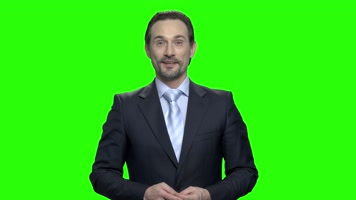
//> input picture Grabcut/lvbu.jpg, 356 x 200 px
$ ./Grabcut   (built with g++ and OpenCV 4)
//> lines starting //> are read from the running program, lines starting //| are printed output that depends on the picture; after the words box and inside, x2 and y2 are one past the last pixel; in counts of white or black regions, pixels touching at a corner belong together
#include <stdio.h>
#include <opencv2/opencv.hpp>
#include <vector>


using namespace cv;
using namespace std;


int main(int argc, char** argv )
{
    //
    Mat srcImg = imread("../lvbu.jpg");
//> srcImg is the input picture: 200 rows x 356 cols, CV_8UC3; mean B, G, R 26.1, 203.5, 48.1
    Mat mask, bgModel, fgModel;
    Rect rect(Point(90, 0), Point(srcImg.cols - 95, srcImg.rows));
//> rect = Rect(90, 0, 171, 200)
    // 扣人像区域时， 训练的轮数， 越多越准确
    int times = 10;
    grabCut(srcImg, mask, rect, bgModel, fgModel, times, GC_INIT_WITH_RECT);
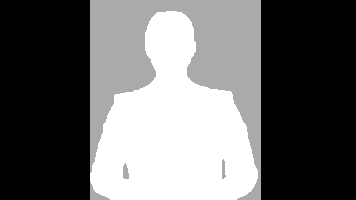
//> mask: 200 rows x 356 cols, CV_8UC1; min 0, max 3, mean 1.23; drawn with min black and max white
//> bgModel = 65 values, max 914.8 at index 33, min -1.82e-12 at index 25, mean 111; fgModel = 65 values, max 2376 at index 28, min 0 at index 1, mean 581.2

    rectangle(srcImg, rect, Scalar(255), 2, 8);
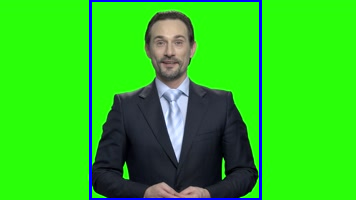
//> srcImg: 200 rows x 356 cols, CV_8UC3; 2.62% of pixels changed, all inside (x1, y1, x2, y2) = (89, 0, 262, 200)
    // imshow("src", srcImg);
    // 展示前景色  同时将人的轮廓已经展示出来
    //  掩码 与 1 ， 放大效果
    // imshow("mask", (mask & 1) * 255);

    Mat resultMask = (mask & 1) * 255;
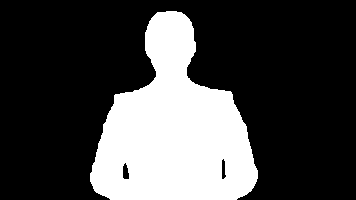
//> resultMask: 200 rows x 356 cols, CV_8UC1; 27.1% white; 1 white region, box (x1, y1, x2, y2) and area: (90, 11, 258, 200) 19269
    // 将白色的部分图上之前的颜色
    Mat resultImage_red = Mat(srcImg.rows, srcImg.cols, CV_8UC3);
    Mat resultImage_green = Mat(srcImg.rows, srcImg.cols, CV_8UC3);
    Mat resultImage_blue = Mat(srcImg.rows, srcImg.cols, CV_8UC3);
    Mat resultImage_white = Mat(srcImg.rows, srcImg.cols, CV_8UC3);
    // Mat resultImage;
    // resize(resultImage, resultImage, Size(srcImg.rows, srcImg.cols));

    for (int i = 0; i < srcImg.rows; i++)
    {
        for (int j = 0; j < srcImg.cols; j++)
        {
            Vec3b &pixel_src = srcImg.at<Vec3b>(i, j);
            Vec3b &pixel_result_red = resultImage_red.at<Vec3b>(i, j);
            Vec3b &pixel_result_green = resultImage_green.at<Vec3b>(i, j);

            Vec3b &pixel_result_blue = resultImage_blue.at<Vec3b>(i, j);

            Vec3b &pixel_result_white = resultImage_white.at<Vec3b>(i, j);

            uchar &pixel_mask = resultMask.at<uchar>(i, j);
            // 将mask中白色的部分用原来的图填充
            if(pixel_mask == 255)
            {
                // 对三个通道进行赋值
                for (int k = 0; k < 3; k++)
                {
                    pixel_result_red[k] = pixel_src[k];
                    pixel_result_green[k] = pixel_src[k];
                    pixel_result_blue[k] = pixel_src[k];
                    pixel_result_white[k] = pixel_src[k];
                }

            }
            else{
                pixel_result_red[1] = 0;
                pixel_result_red[2] = 255;
                pixel_result_red[3] = 0;

                pixel_result_blue[1] = 0;
                pixel_result_blue[2] = 0;
                pixel_result_blue[3] = 255;

                pixel_result_green[1] = 255;
                pixel_result_green[2] = 0;
                pixel_result_green[3] = 0;

                pixel_result_white[1] = 255;
                pixel_result_white[2] = 255;
                pixel_result_white[3] = 255;
            }
        }

    }
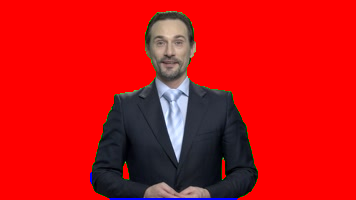
//> resultImage_red: 200 rows x 356 cols, CV_8UC3; mean B, G, R 19.7, 17.5, 202.8
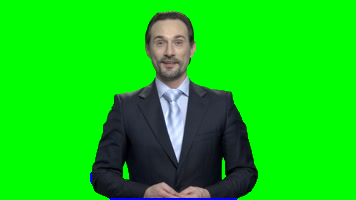
//> resultImage_green: 200 rows x 356 cols, CV_8UC3; mean B, G, R 19.7, 203.4, 16.8
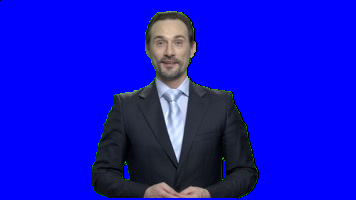
//> resultImage_blue: 200 rows x 356 cols, CV_8UC3; mean B, G, R 204.9, 17.5, 16.8
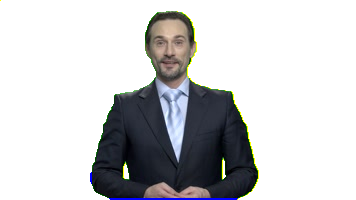
//> resultImage_white: 200 rows x 356 cols, CV_8UC3; mean B, G, R 204.9, 203.4, 202.8

    imwrite("red.png", resultImage_red);
    imwrite("green.png", resultImage_green);
    imwrite("blue.png", resultImage_blue);
    imwrite("white.png", resultImage_white);
    // imshow("fgModel", fgModel);

    waitKey(0);

    return 0;

}
